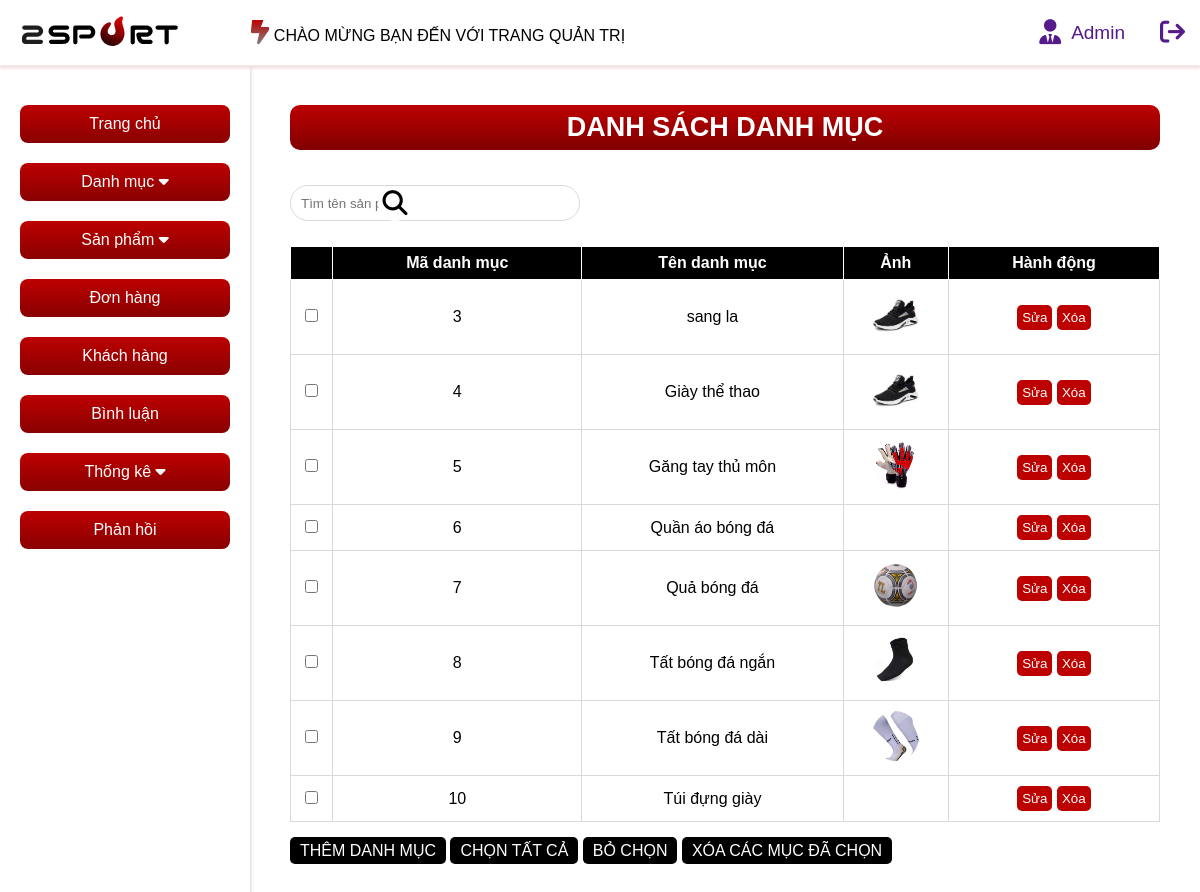
/admin/index.php?act=listdm, run on an earlier commit of the app's database.
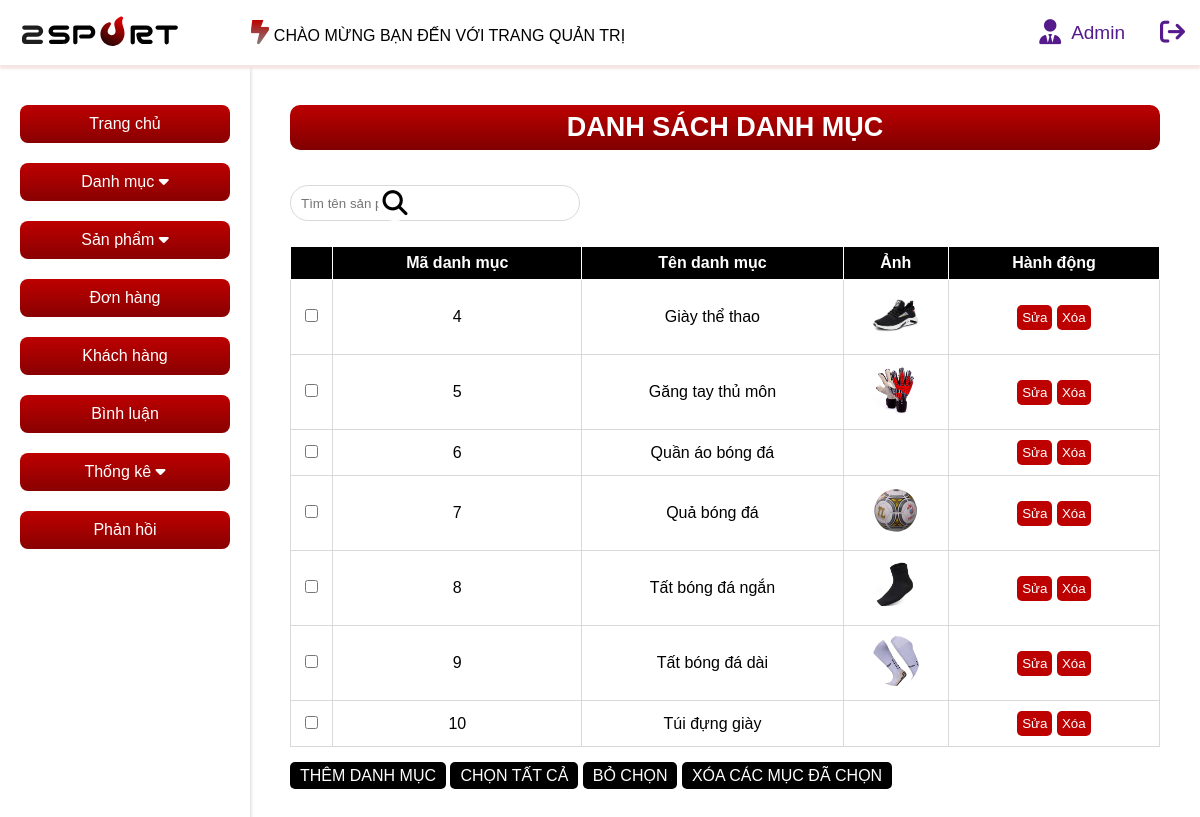
And on a later commit of the database.
### tables this page shows
CREATE TABLE `category` (
  `id` int(11) NOT NULL,
  `name` varchar(255) NOT NULL,
  `img` varchar(255) NOT NULL
);

### model/pdo.php (called while the page is built, shortened)
<?php
function pdo_get_connection(){
    $servername = "localhost";
    $username = "root";
    $password = "";
    try {
        $conn = new PDO("mysql:host=$servername;dbname=duan1", $username, $password);
        $conn->setAttribute(PDO::ATTR_ERRMODE, PDO::ERRMODE_EXCEPTION);
        return $conn;
    } catch(PDOException $e) {
        echo "Connection failed: " . $e->getMessage();
    }
}
function pdo_query($sql){
    $sql_args=array_slice(func_get_args(),1);
    try{
        $conn=pdo_get_connection();
        $stmt=$conn->prepare($sql);
        $stmt->execute($sql_args);
        $rows=$stmt->fetchAll();
        return $rows;
    }
    catch(PDOException $e){
        throw $e;
    }
    finally{
        unset($conn);
    }
}
?>

### model/danhmuc.php (called while the page is built, shortened)
<?php
function list_category(){
    $sql = "SELECT * from category order by id";
    $listCate = pdo_query($sql);
    return $listCate;
}
?>

### admin/danhmuc/list.php (the view)
<main class="container">
    <?php include "boxleft.php" ?>
    <article>
        <div class="list-product">
            <h1>DANH SÁCH DANH MỤC</h1>
            <form action="">
                <input type="text" placeholder="Tìm tên sản phẩm">
                <button type="submit"><i class="fa-solid fa-magnifying-glass"></i></button>
            </form>
            <table>
                <tr>
                    <th></th>
                    <th>Mã danh mục</th>
                    <th>Tên danh mục</th>
                    <th>Ảnh</th>
                    <th>Hành động</th>
                </tr>
                <?php foreach($listCate as $row){
                    extract($row);
                    $sualoai = "index.php?act=suadm&id=$id";
                    $xoaloai = "index.php?act=deletedm&id=$id";
                ?>
                    <tr>
                        <td><input type="checkbox"></td>
                        <td><?= $id ?></td>
                        <td><?= $name ?></td>
                        <td><img src="../assets/img/<?= $img ?>" alt=""></td>
                        <td>
                            <a href="<?= $sualoai ?>"><input type="button" value="Sửa"></a>
                            <a href="<?= $xoaloai ?>"><input type="button" value="Xóa" onclick="return confirm('Bạn có chắc muốn xóa?')"></a>
                        </td>
                    </tr>
                <?php } ?>
            </table>
            <div class="action">
                <a href="index.php?act=adddm">THÊM DANH MỤC</a>
                <a href="">CHỌN TẤT CẢ</a>
                <a href="">BỎ CHỌN</a>
                <a href="">XÓA CÁC MỤC ĐÃ CHỌN</a>
            </div>
        </div>
    </article>
</main>

What changed in the data, as far as the page shows it:
removed category: id "3", name "sang la", img (picture)
